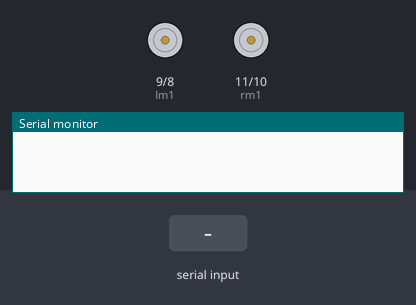
Bench run of a sketch on a simulated Arduino Uno, built with avr-gcc and run on an emulated ATmega328P. Parts: motor-driver pin pairs drawn as motors (green arrow = first pin HIGH = forward, orange = second pin HIGH = backward, longer = more drive), the last lines printed to the serial monitor. The test bench sets the inputs (shaded band).

Above: at 1.2 s.
1.3 s: "F\n" received over Serial
At 2.3 s:
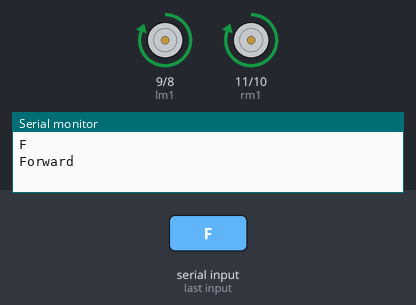
2.8 s: byte 82 ('R') received over Serial
At 3.5 s:
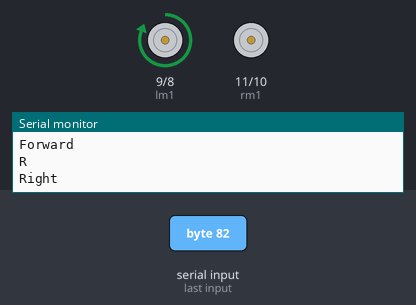
4.3 s: byte 76 ('L') received over Serial
At 4.6 s:
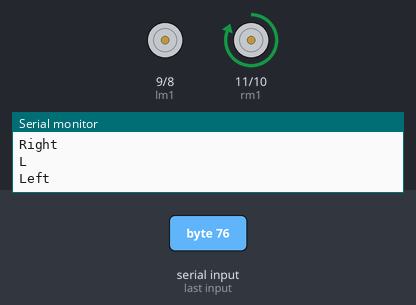
5.8 s: byte 66 ('B') received over Serial
At 7.0 s:
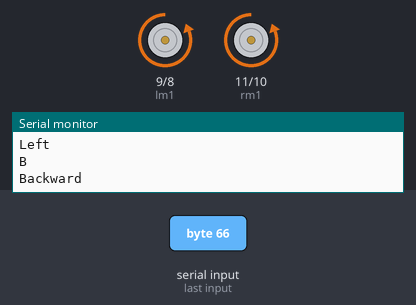
7.3 s: byte 83 ('S') received over Serial
At 8.1 s:
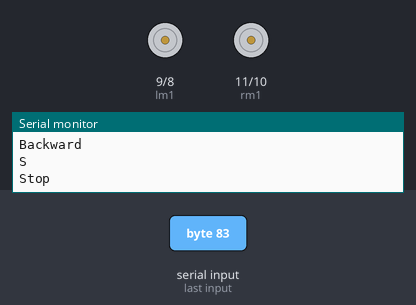
8.8 s: "R\n" received over Serial
At 9.3 s:
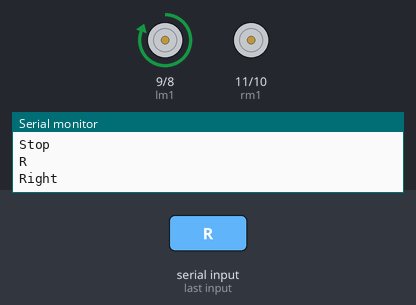
Timing chart, 0 to 11.3 s (numbered marks = the images above; inputs shaded):
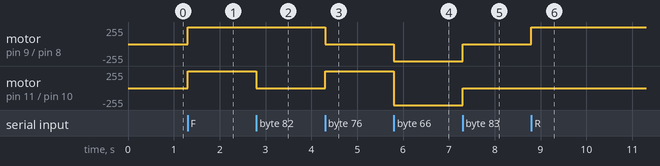

Measured:
- after the input at 1.3 s, motor on pin 9 (lm1) / pin 8 (lm2), motor on pin 11 (rm1) / pin 10 (rm2): stopped → forward 255/255 at once
- after the input at 2.8 s, motor on pin 11 (rm1) / pin 10 (rm2): forward 255/255 → stopped at once
- after the input at 4.3 s, motor on pin 9 (lm1) / pin 8 (lm2): forward 255/255 → stopped at once; motor on pin 11 (rm1) / pin 10 (rm2): stopped → forward 255/255 at once
- after the input at 5.8 s, motor on pin 9 (lm1) / pin 8 (lm2): stopped → backward 255/255 at once; motor on pin 11 (rm1) / pin 10 (rm2): forward 255/255 → backward 255/255 at once
- after the input at 7.3 s, motor on pin 9 (lm1) / pin 8 (lm2), motor on pin 11 (rm1) / pin 10 (rm2): backward 255/255 → stopped at once
- after the input at 8.8 s, motor on pin 9 (lm1) / pin 8 (lm2): stopped → forward 255/255 at once

The sketch:

BCAR.ino
```cpp
                     // ***********************Created by Afzal********************** //
                      // ************************RoboSoccer Code********************* //
int lm1 = 9;    // in1
int lm2 = 8;     //in2
int rm1 = 11;    //in3
int rm2 = 10;   //in4

char data;
void setup() {
  Serial.begin(9600);
  pinMode(lm1,OUTPUT);
  pinMode(lm2,OUTPUT);
  pinMode(rm1,OUTPUT);
  pinMode(rm2,OUTPUT);

  // put your setup code here, to run once:

}

void loop() {
    if(Serial.available() > 0)      // Send data only when you receive data:
   {
      data = Serial.read();        //Read the incoming data & store into data
      Serial.print(data);          //Print Value inside data in Serial monitor
      Serial.print("\n");
      if(data == 'F')
      {        // Checks whether value of data is equal to 1
      digitalWrite(lm1,HIGH);
      digitalWrite(lm2,LOW);
      digitalWrite(rm1,HIGH);
      digitalWrite(rm2,LOW);
      Serial.println("Forward");
      }                               //If value is 1 then LED turns ON
      else if(data == 'R') {        //  Checks whether value of data is equal to 0
      digitalWrite(lm1,HIGH);
      digitalWrite(lm2,LOW);
      digitalWrite(rm1,LOW);
      digitalWrite(rm2,LOW);
      delay(100);
      Serial.println("Right");
      }
       else if(data == 'L') {        //  Checks whether value of data is equal to 0
      digitalWrite(lm1,LOW);
      digitalWrite(lm2,LOW);
      digitalWrite(rm1,HIGH);
      digitalWrite(rm2,LOW);
      delay(100);
      Serial.println("Left");
       }
       else if(data == 'S') {        //  Checks whether value of data is equal to 0
      digitalWrite(lm1,LOW);
      digitalWrite(lm2,LOW);
      digitalWrite(rm1,LOW);
      digitalWrite(rm2,LOW);
       Serial.println("Stop");
       }
       else if(data == 'B') {        //  Checks whether value of data is equal to 0
      digitalWrite(lm1,LOW);
      digitalWrite(lm2,HIGH);
      digitalWrite(rm1,LOW);
      digitalWrite(rm2,HIGH);
      Serial.println("Backward");
       } //If value is 0 then LED turns OFF
   }
}
```
